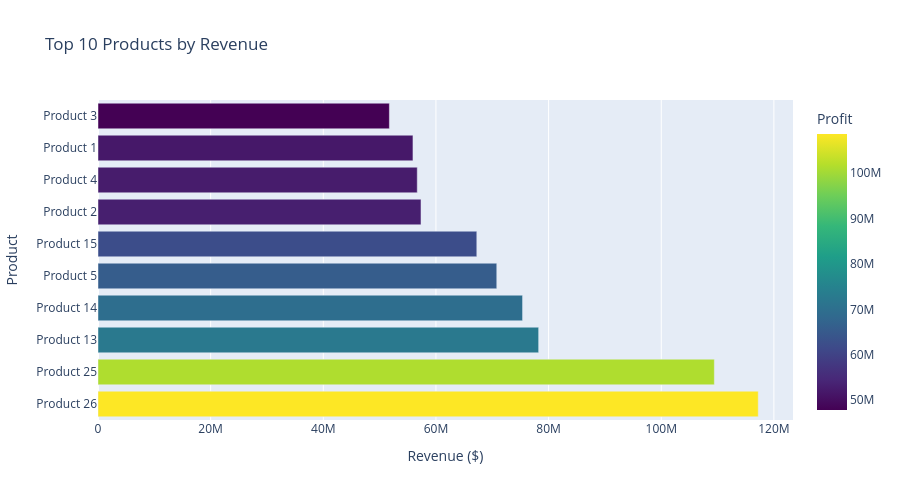
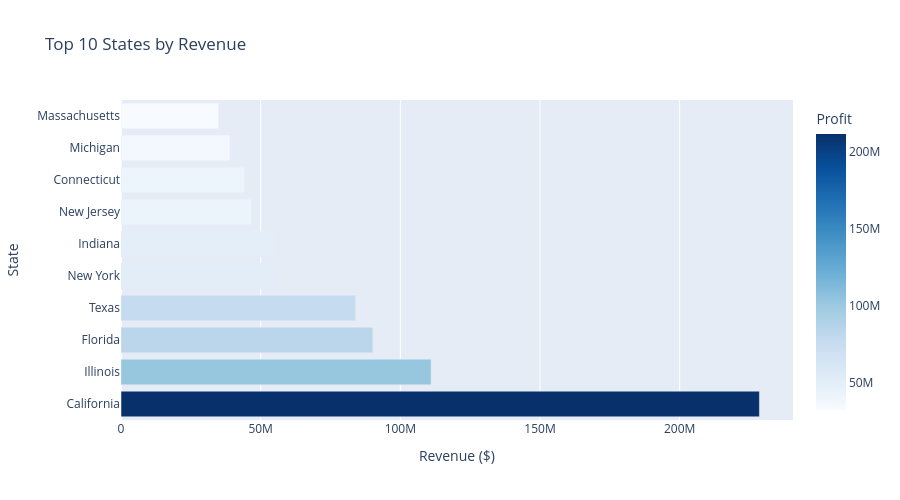

Notebook cell for these charts, in order:
### Markdown cell above
### 4.2 Top Products & Regions

### Code cell
# Top 10 Products
fig = px.bar(df_products.head(10), 
             x='Revenue', y='Product',
             orientation='h',
             title='Top 10 Products by Revenue',
             labels={'Revenue': 'Revenue ($)', 'Product': 'Product'},
             color='Profit',
             color_continuous_scale='Viridis')
fig.update_layout(height=500)
fig.show()

# Top 10 States
fig = px.bar(df_regions.head(10), 
             x='Revenue', y='State',
             orientation='h',
             title='Top 10 States by Revenue',
             labels={'Revenue': 'Revenue ($)', 'State': 'State'},
             color='Profit',
             color_continuous_scale='Blues')
fig.update_layout(height=500)
fig.show()

### Figure 1 — Plotly figure (JSON) as saved in the notebook; plotly's stock layout.template omitted (floating-point values rounded to 4 significant figures)
{"data": [{"hovertemplate": "Revenue ($)=%{x}<br>Product=%{y}<br>Profit=%{marker.color}<extra></extra>", "legendgroup": "", "marker": {"color": [108600000.0, 101300000.0, 72510000.0, 69640000.0, 65730000.0, 62230000.0, 52970000.0, 52420000.0, 51840000.0, 47830000.0], "coloraxis": "coloraxis", "pattern": {"shape": ""}}, "name": "", "orientation": "h", "showlegend": false, "textposition": "auto", "type": "bar", "x": [117200000.0, 109400000.0, 78230000.0, 75380000.0, 70800000.0, 67250000.0, 57340000.0, 56680000.0, 55920000.0, 51730000.0], "xaxis": "x", "y": ["Product 26", "Product 25", "Product 13", "Product 14", "Product 5", "Product 15", "Product 2", "Product 4", "Product 1", "Product 3"], "yaxis": "y"}], "layout": {"barmode": "relative", "coloraxis": {"colorbar": {"title": {"text": "Profit"}}, "colorscale": [[0, "#440154"], [0.1111, "#482878"], [0.2222, "#3e4989"], [0.3333, "#31688e"], [0.4444, "#26828e"], [0.5556, "#1f9e89"], [0.6667, "#35b779"], [0.7778, "#6ece58"], [0.8889, "#b5de2b"], [1, "#fde725"]]}, "height": 500, "legend": {"tracegroupgap": 0}, "title": {"text": "Top 10 Products by Revenue"}, "xaxis": {"anchor": "y", "domain": [0, 1], "title": {"text": "Revenue ($)"}}, "yaxis": {"anchor": "x", "domain": [0, 1], "title": {"text": "Product"}}}}

### Figure 2 — Plotly figure (JSON) as saved in the notebook; plotly's stock layout.template omitted (floating-point values rounded to 4 significant figures)
{"data": [{"hovertemplate": "Revenue ($)=%{x}<br>State=%{y}<br>Profit=%{marker.color}<extra></extra>", "legendgroup": "", "marker": {"color": [211500000.0, 102800000.0, 83510000.0, 77730000.0, 51370000.0, 50540000.0, 43320000.0, 40940000.0, 36150000.0, 32410000.0], "coloraxis": "coloraxis", "pattern": {"shape": ""}}, "name": "", "orientation": "h", "showlegend": false, "textposition": "auto", "type": "bar", "x": [228500000.0, 111000000.0, 90170000.0, 83980000.0, 55510000.0, 54570000.0, 46800000.0, 44220000.0, 39020000.0, 35010000.0], "xaxis": "x", "y": ["California", "Illinois", "Florida", "Texas", "New York", "Indiana", "New Jersey", "Connecticut", "Michigan", "Massachusetts"], "yaxis": "y"}], "layout": {"barmode": "relative", "coloraxis": {"colorbar": {"title": {"text": "Profit"}}, "colorscale": [[0, "rgb(247,251,255)"], [0.125, "rgb(222,235,247)"], [0.25, "rgb(198,219,239)"], [0.375, "rgb(158,202,225)"], [0.5, "rgb(107,174,214)"], [0.625, "rgb(66,146,198)"], [0.75, "rgb(33,113,181)"], [0.875, "rgb(8,81,156)"], [1, "rgb(8,48,107)"]]}, "height": 500, "legend": {"tracegroupgap": 0}, "title": {"text": "Top 10 States by Revenue"}, "xaxis": {"anchor": "y", "domain": [0, 1], "title": {"text": "Revenue ($)"}}, "yaxis": {"anchor": "x", "domain": [0, 1], "title": {"text": "State"}}}}
